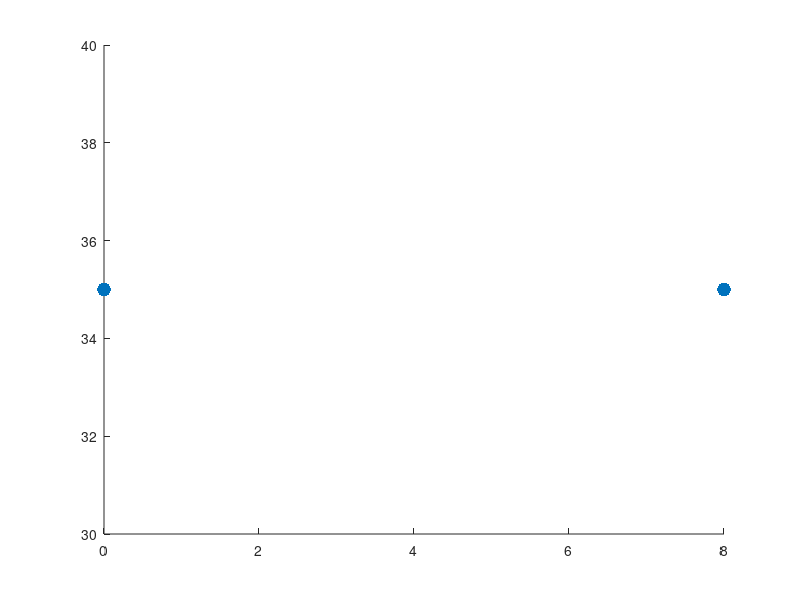

Recreate this plot in MATLAB. (Note: this script raises an error after producing the figure.)
clc
% clear all

%%
lambda = 7.5; 
k = (2.*pi)./lambda; 
f = 50;
w = 1;
xm = [0;8];
ym = [35;35];
xrec = [0];
yrec = [0];
N_a = length(xm);
N_s = length(xrec);
rho = sqrt(xrec.^2+yrec.^2);
theta = pi;
mu = 2;

%%
d = zeros(N_a,N_s);
zeta = zeros(N_a,N_s);
for m=1:N_a
    for i=1:N_s
        d(m,i) = norm([xm(m,:);ym(m,:)]-[xrec(i,:);yrec(i,:)]);
        zeta(m,i) = k*(xm(m,:)*cos(theta(i,:)) + ym(m,:)*sin(theta(i,:)) + d(m,i));
    end
end

%%
scatter(xm,ym,100,'filled')
hold on
scatter(xrec(1),yrec(1),100,'filled','d','g')
grid on
set(gca, 'LineWidth', 5, 'FontSize', 35)
xlabel('x-coordinate')
ylabel('y-coordinate')
legend('T_x','R_x')
        
